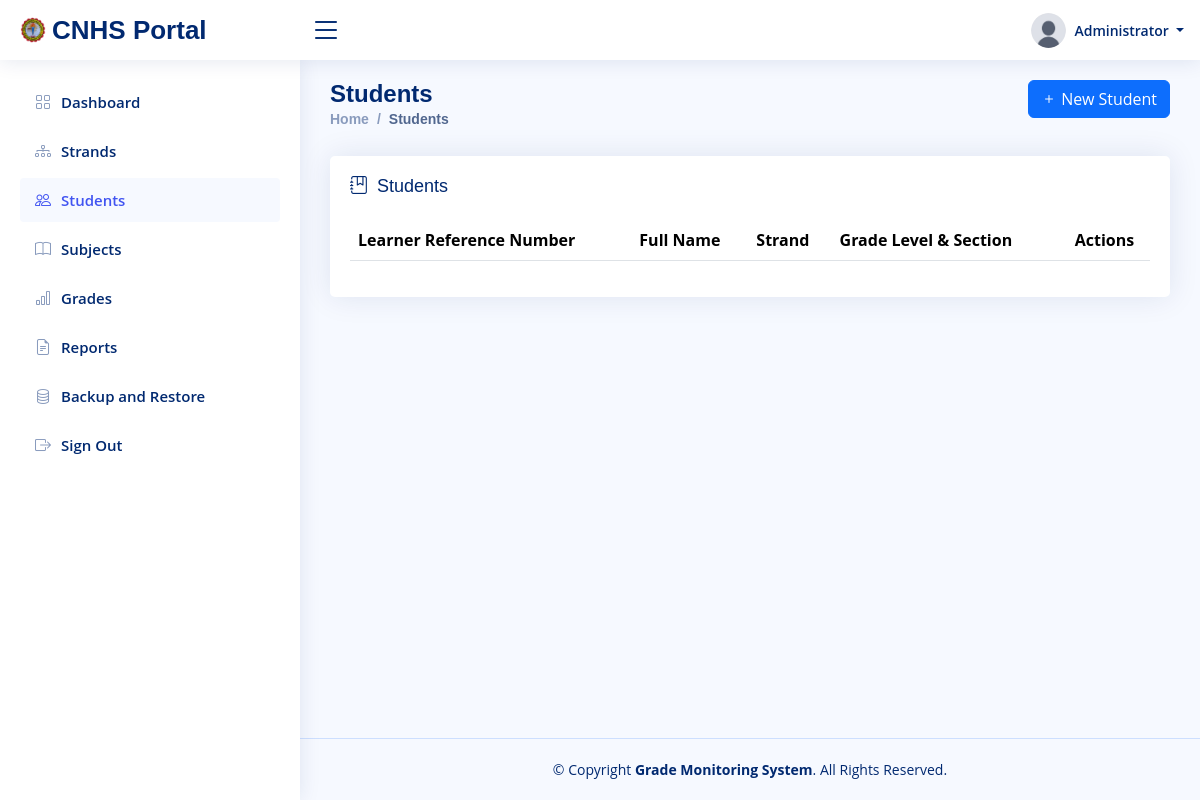
The page /students (signed in) on the database as committed earlier.
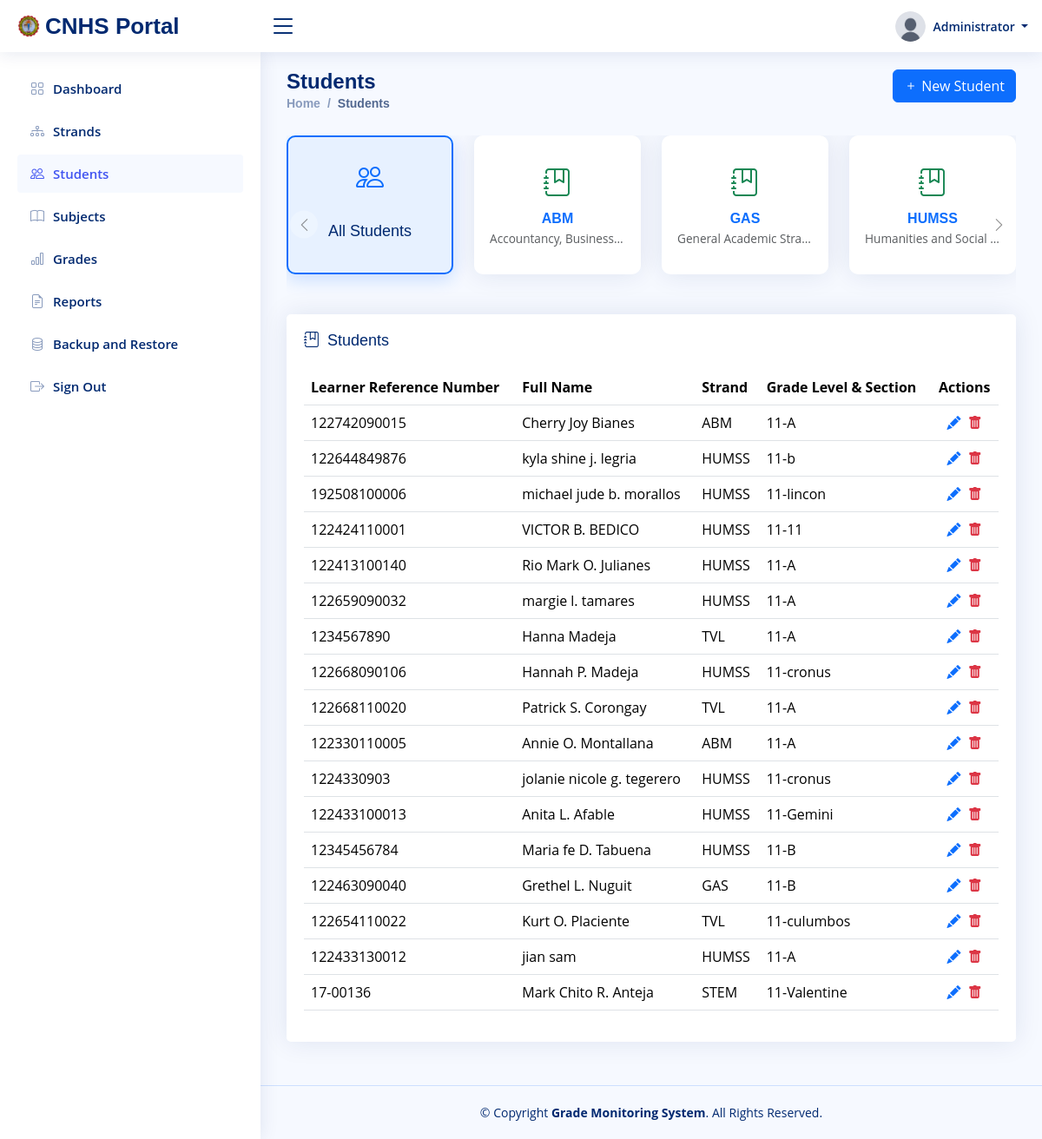
The same page on the database as committed later.
### tables this page shows
CREATE TABLE `strands` (
  `id` int(11) NOT NULL AUTO_INCREMENT,
  `uuid` varchar(36) NOT NULL,
  `code` varchar(10) NOT NULL,
  `name` varchar(100) NOT NULL,
  `description` text DEFAULT NULL,
  `created_at` datetime NOT NULL,
  `updated_at` datetime NOT NULL,
  PRIMARY KEY (`id`),
  UNIQUE KEY `uuid` (`uuid`),
  UNIQUE KEY `code` (`code`)
);

CREATE TABLE `students` (
  `id` int(11) NOT NULL AUTO_INCREMENT,
  `uuid` varchar(36) NOT NULL,
  `account_id` int(11) NOT NULL,
  `lrn` varchar(12) NOT NULL,
  `strand_id` int(11) NOT NULL,
  `grade_level` enum('11','12') NOT NULL,
  `section` varchar(20) NOT NULL,
  `first_name` varchar(50) NOT NULL,
  `middle_name` varchar(50) DEFAULT NULL,
  `last_name` varchar(50) NOT NULL,
  `birthday` date NOT NULL,
  `sex` enum('Male','Female') NOT NULL,
  `email` varchar(100) NOT NULL,
  `address` varchar(255) NOT NULL,
  `created_at` datetime NOT NULL,
  `updated_at` datetime NOT NULL,
  PRIMARY KEY (`id`),
  UNIQUE KEY `uuid` (`uuid`),
  UNIQUE KEY `account_id` (`account_id`),
  UNIQUE KEY `lrn` (`lrn`),
  UNIQUE KEY `email` (`email`),
  KEY `strand_id` (`strand_id`),
  CONSTRAINT `students_ibfk_1` FOREIGN KEY (`strand_id`) REFERENCES `strands` (`id`) ON UPDATE CASCADE,
  CONSTRAINT `students_ibfk_2` FOREIGN KEY (`account_id`) REFERENCES `users` (`id`) ON DELETE CASCADE ON UPDATE CASCADE
);

### config/database.php (called while the page is built, shortened)
<?php
class Database
{
    private $host = 'localhost';
    private $dbname = 'u474266573_gms';
    private $username = 'u474266573_user_gms';
    private $password = 'Z;cc#>0h6|Nt';
    private $connection = null;
    public function __construct()
    {
        $this->insert_admin_data();
    }
    private function connect()
    {
        $this->connection = new mysqli($this->host, $this->username, $this->password);
    }
    private function create_database()
    {
        $sql = "CREATE DATABASE IF NOT EXISTS " . $this->dbname;
    }
    private function select_database()
    {
        $this->connection->select_db($this->dbname);
    }
    private function create_users_table()
    {
        $sql = "CREATE TABLE IF NOT EXISTS users (
            id INT(11) AUTO_INCREMENT PRIMARY KEY,
            uuid VARCHAR(36) NOT NULL UNIQUE,
            name VARCHAR(100) NOT NULL,
            username VARCHAR(50) NOT NULL UNIQUE,
            password VARCHAR(255) NOT NULL,
            image VARCHAR(50) NOT NULL,
            user_type VARCHAR(20) NOT NULL,
            created_at DATETIME NOT NULL,
            updated_at DATETIME NOT NULL
        )";
    }
    private function create_students_table()
    {
        $sql = "CREATE TABLE IF NOT EXISTS students (
            id INT(11) AUTO_INCREMENT PRIMARY KEY,
            uuid VARCHAR(36) NOT NULL UNIQUE,
            account_id INT(11) NOT NULL UNIQUE,
            lrn VARCHAR(12) NOT NULL UNIQUE,
            strand_id INT(11) NOT NULL,
            grade_level ENUM('11', '12') NOT NULL,
            section VARCHAR(20) NOT NULL,
            first_name VARCHAR(50) NOT NULL,
            middle_name VARCHAR(50),
            last_name VARCHAR(50) NOT NULL,
            birthday DATE NOT NULL,
            sex ENUM('Male', 'Female') NOT NULL,
            email VARCHAR(100) NOT NULL UNIQUE,
            address VARCHAR(255) NOT NULL,
            created_at DATETIME NOT NULL,
            updated_at DATETIME NOT NULL,
            FOREIGN KEY (strand_id) REFERENCES strands(id)
                ON DELETE RESTRICT
                ON UPDATE CASCADE,
            FOREIGN KEY (account_id) REFERENCES users(id)
                ON DELETE CASCADE
                ON UPDATE CASCADE
        )";
    }
    private function create_strands_table()
    {
        $sql = "CREATE TABLE IF NOT EXISTS strands (
            id INT(11) AUTO_INCREMENT PRIMARY KEY,
            uuid VARCHAR(36) NOT NULL UNIQUE,
            code VARCHAR(10) NOT NULL UNIQUE,
            name VARCHAR(100) NOT NULL,
            description TEXT,
            created_at DATETIME NOT NULL,
            updated_at DATETIME NOT NULL
        )";
    }
    private function create_subjects_table()
    {
        $sql = "CREATE TABLE IF NOT EXISTS subjects (
            id INT(11) AUTO_INCREMENT PRIMARY KEY,
            uuid VARCHAR(36) NOT NULL UNIQUE,
            name VARCHAR(100) NOT NULL,
            category ENUM('core', 'applied and specialized') NOT NULL,
            grade_level ENUM('11', '12'),
            strand_id INT(11),
            created_at DATETIME NOT NULL,
            updated_at DATETIME NOT NULL,
            FOREIGN KEY (strand_id) REFERENCES strands(id)
                ON DELETE SET NULL
                ON UPDATE CASCADE
        )";
    }
    private function create_grades_table()
    {
        $sql = "CREATE TABLE IF NOT EXISTS grades (
            id INT(11) AUTO_INCREMENT PRIMARY KEY,
            uuid VARCHAR(36) NOT NULL UNIQUE,
            student_id INT(11) NOT NULL,
            subject_id INT(11) NOT NULL,
            quarter_1 DECIMAL(5,2) DEFAULT NULL,
            quarter_2 DECIMAL(5,2) DEFAULT NULL,
            quarter_3 DECIMAL(5,2) DEFAULT NULL,
            quarter_4 DECIMAL(5,2) DEFAULT NULL,
            final_grade DECIMAL(5,2) DEFAULT NULL,
            remarks VARCHAR(20) DEFAULT NULL,
            created_at DATETIME NOT NULL,
            updated_at DATETIME NOT NULL,
            UNIQUE(student_id, subject_id), -- No duplicate grades for the same subject in the same year
            FOREIGN KEY (student_id) REFERENCES students(id)
                ON DELETE CASCADE
                ON UPDATE CASCADE,
            FOREIGN KEY (subject_id) REFERENCES subjects(id)
                ON DELETE CASCADE
                ON UPDATE CASCADE
        )";
    }
    private function create_logs_table()
    {
        $sql = "CREATE TABLE IF NOT EXISTS logs (
            id INT(11) AUTO_INCREMENT PRIMARY KEY,
            uuid VARCHAR(36) NOT NULL UNIQUE,
            user_id INT(11) NOT NULL,
            activity TEXT NOT NULL,
            created_at DATETIME NOT NULL,
            updated_at DATETIME NOT NULL,
            FOREIGN KEY (user_id) REFERENCES users(id)
                ON DELETE CASCADE
                ON UPDATE CASCADE
        )";
    }
    private function insert_admin_data()
    {
        $is_admin_exists = $this->select_one("users", "id", "1");
    }
    public function select_one($table, $condition_column, $condition_value)
    {
        $sql = "SELECT * FROM $table WHERE $condition_column = ? LIMIT 1";
        $stmt = $this->connection->prepare($sql);
        $stmt->bind_param("s", $condition_value);
        $stmt->execute();
        return $stmt->get_result()->fetch_assoc();
    }
    public function select_all($table, $order_by = null, $direction = 'ASC')
    {
        $sql = "SELECT * FROM $table";
        if ($order_by) {
            $sql .= " ORDER BY $order_by " . strtoupper($direction);
        }
        $result = $this->connection->query($sql);
        return $result->fetch_all(MYSQLI_ASSOC);
    }
    public function run_custom_query($custom_sql)
    {
        $stmt = $this->connection->prepare($custom_sql);
        if (!$stmt->execute()) {
            return false;
        }
        $result = $stmt->get_result();
        if ($result) {
            return $result->fetch_all(MYSQLI_ASSOC);
        }
        return true;
    }
}

### views/pages/students.php (the view, shortened to what the changed rows need)
<?php
$db = new Database();
$strands = $db->select_all("strands", "name", "ASC");
?>
<?php include_once "views/pages/templates/header.php" ?>
<main id="main" class="main">
    <div class="pagetitle">
        <div class="row">
            <div class="col-6">
                <h1>Students</h1>
            </div>
        </div>
    </div>
    <section class="section">
        <?php
        $studentCounts = [];
        $results = $db->run_custom_query("
            SELECT strand_id, COUNT(*) as total
            FROM students
            GROUP BY strand_id
        ");
        $totalStudents = 0;
        if ($results) {
            foreach ($results as $row) {
                $studentCounts[$row['strand_id']] = (int)$row['total'];
                $totalStudents += (int)$row['total'];
            }
        }
        ?>
        <?php if ($totalStudents > 0): ?>
            <div id="strandCarousel" class="carousel slide" data-bs-interval="false">
                <div class="carousel-inner">
                    <div class="carousel-item active">
                        <div class="row justify-content-center">
                            <div class="col-md-3 col-sm-6 mb-3">
                                <div class="card strand-card text-center active" data-strand="all">
                                    <div class="card-body d-flex flex-column justify-content-center align-items-center">
                                        <i class="bi bi-people fs-2 text-primary"></i>
                                        <h6 class="card-title mt-2 mb-0">All Students</h6>
                                    </div>
                                </div>
                            </div>
                            <?php if ($strands): ?>
                                <?php $count = 0; ?>
                                <?php foreach ($strands as $strand): ?>
                                    <?php if ($count > 0 && $count % 3 === 0): ?>
                        </div>
                    </div>
                        <?php endif; ?>
                        <?php
                                    $strandId = $strand['id'];
                                    $studentCount = $studentCounts[$strandId] ?? 0;
                                    $isDisabled = $studentCount === 0;
                        ?>
                        <div class="col-md-3 col-sm-6 mb-3">
                            <div class="card strand-card text-center <?= $isDisabled ? 'disabled' : '' ?>"
                                data-strand="<?= $strandId ?>"
                                style="<?= $isDisabled ? 'pointer-events:none;opacity:0.5;' : '' ?>">
                                <div class="card-body d-flex flex-column justify-content-center align-items-center">
                                    <i class="bi bi-journal-bookmark fs-2 text-success mb-2"></i>
                                    <h6 class="strand-code fw-bold mb-1"><?= htmlspecialchars($strand["code"]) ?></h6>
                                    <p class="strand-name small text-muted mb-0 text-truncate" style="max-width:95%;">
                                        <?= htmlspecialchars($strand["name"]) ?>
                                    </p>
                                </div>
                            </div>
                        </div>
                        <?php $count++; ?>
                    <?php endforeach ?>
                <?php endif; ?>
                </div>
                <button class="carousel-control-prev" type="button" data-bs-target="#strandCarousel" data-bs-slide="prev">
                    <span class="carousel-control-prev-icon" aria-hidden="true"></span>
                </button>
                <button class="carousel-control-next" type="button" data-bs-target="#strandCarousel" data-bs-slide="next">
                    <span class="carousel-control-next-icon" aria-hidden="true"></span>
                </button>
            </div>
        <?php endif; ?>
        <div class="row">
            <div class="col-lg-12">
                <div class="card">
                    <div class="card-body">
                        <table class="table" id="studentsTable">
                            <thead>
                                <tr>
                                    <th>Learner Reference Number</th>
                                    <th>Full Name</th>
                                    <th>Strand</th>
                                    <th>Grade Level & Section</th>
                                    <th class="text-center">Actions</th>
                                </tr>
                            </thead>
                            <tbody>
                                <?php if ($students = $db->select_all("students", "id", "DESC")): ?>
                                    <?php foreach ($students as $student): ?>
                                        <?php $strand = $db->select_one("strands", "id", $student["strand_id"]); ?>
                                        <tr data-strand="<?= $strand["id"] ?>">
                                            <td><?= $student["lrn"] ?></td>
                                            <td>
                                                <?= $student["first_name"] . ' ' .
                                                    (!empty($student["middle_name"]) ? substr($student["middle_name"], 0, 1) . '. ' : '') .
                                                    $student["last_name"] ?>
                                            </td>
                                            <td><?= $strand["code"] ?></td>
                                            <td><?= $student["grade_level"] . "-" . $student["section"] ?></td>
                                            <td class="text-center">
                                                <i class="bi bi-pencil-fill text-primary me-1 update_student_btn" role="button" data-account_id="<?= $student["account_id"] ?>"></i>
                                                <i class="bi bi-trash-fill text-danger delete_student_btn" role="button" data-account_id="<?= $student["account_id"] ?>"></i>
                                            </td>
                                        </tr>
                                    <?php endforeach ?>
                                <?php endif ?>
                            </tbody>
                        </table>
                    </div>
                </div>
            </div>
        </div>
    </section>
</main>
<?php include_once "views/pages/templates/footer.php" ?>

Rows that differ between the two databases and show on the page:
added strands: code "ABM", name "Accountancy, Business…"
added strands: code "GAS", name "General Academic Stra…"
added strands: code "HUMSS", name "Humanities and Social…"
added students: lrn "122742090015", first_name "Cherry Joy", last_name "Bianes", strand.code "ABM", grade_level "11", section "A"
added students: lrn "122644849876", first_name "kyla shine", middle_name "j", last_name "legria", strand.code "HUMSS", grade_level "11", section "b"
added students: lrn "192508100006", first_name "michael jude", middle_name "b", last_name "morallos", strand.code "HUMSS", grade_level "11", section "lincon"
added students: lrn "122424110001", first_name "VICTOR", middle_name "B", last_name "BEDICO", strand.code "HUMSS", grade_level "11", section "11"
added students: lrn "122413100140", first_name "Rio Mark", middle_name "O", last_name "Julianes", strand.code "HUMSS", grade_level "11", section "A"
added students: lrn "122659090032", first_name "margie", middle_name "l", last_name "tamares", strand.code "HUMSS", grade_level "11", section "A"
added students: lrn "1234567890", first_name "Hanna", last_name "Madeja", strand.code "TVL", grade_level "11", section "A"
added students: lrn "122668090106", first_name "Hannah", middle_name "P", last_name "Madeja", strand.code "HUMSS", grade_level "11", section "cronus"
added students: lrn "122668110020", first_name "Patrick", middle_name "S", last_name "Corongay", strand.code "TVL", grade_level "11", section "A"
added students: lrn "122330110005", first_name "Annie", middle_name "O", last_name "Montallana", strand.code "ABM", grade_level "11", section "A"
added students: lrn "1224330903", first_name "jolanie nicole", middle_name "g", last_name "tegerero", strand.code "HUMSS", grade_level "11", section "cronus"
added students: lrn "122433100013", first_name "Anita", middle_name "L", last_name "Afable", strand.code "HUMSS", grade_level "11", section "Gemini"
added students: lrn "12345456784", first_name "Maria fe", middle_name "D", last_name "Tabuena", strand.code "HUMSS", grade_level "11", section "B"
added students: lrn "122463090040", first_name "Grethel", middle_name "L", last_name "Nuguit", strand.code "GAS", grade_level "11", section "B"
added students: lrn "122654110022", first_name "Kurt", middle_name "O", last_name "Placiente", strand.code "TVL", grade_level "11", section "culumbos"
added students: lrn "122433130012", first_name "jian", last_name "sam", strand.code "HUMSS", grade_level "11", section "A"
added students: lrn "17-00136", first_name "Mark Chito", middle_name "R", last_name "Anteja", strand.code "STEM", grade_level "11", section "Valentine"
Other text that changed with them:
text now shown: "All Students"
